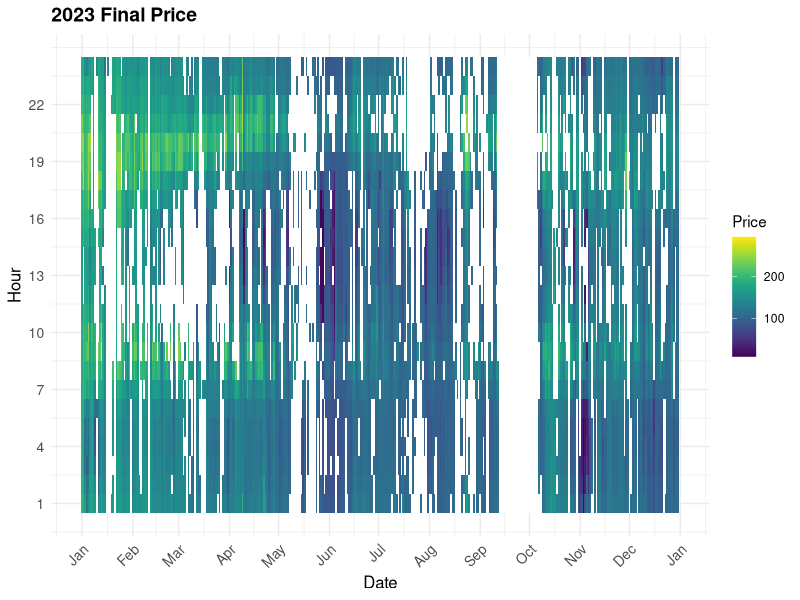
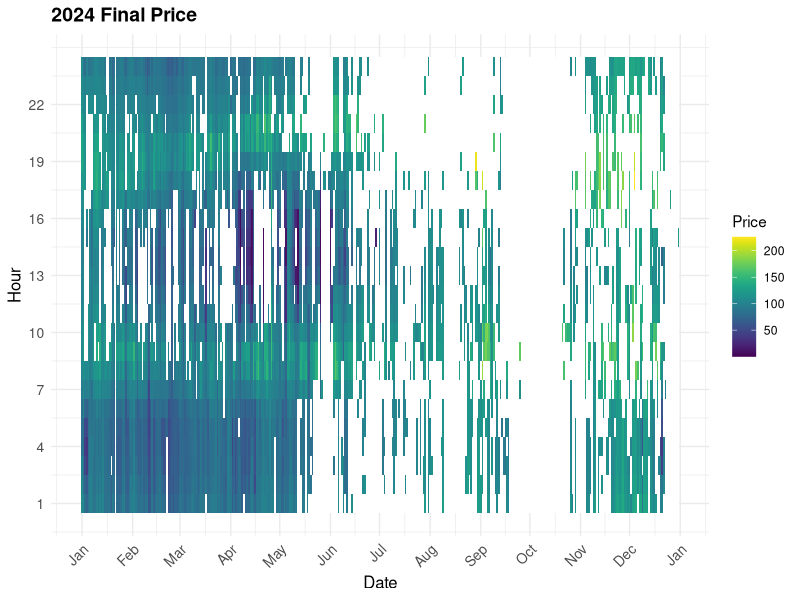
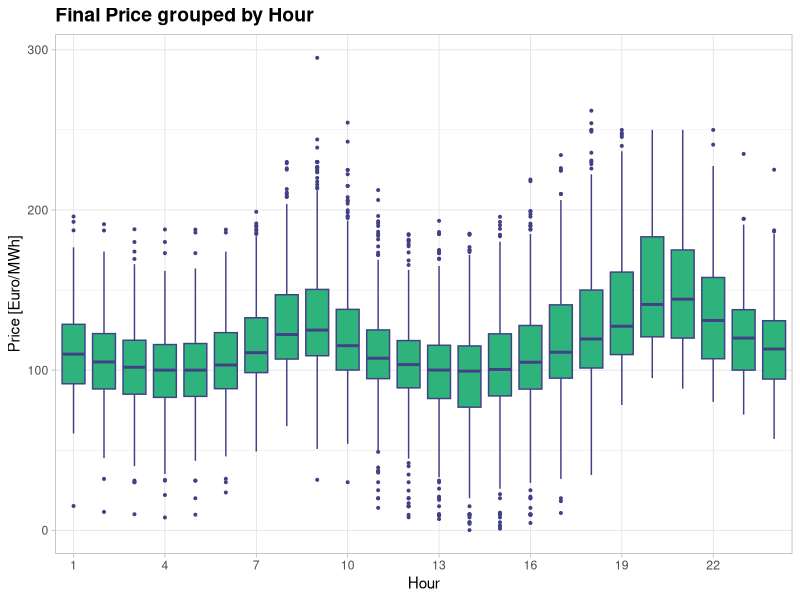
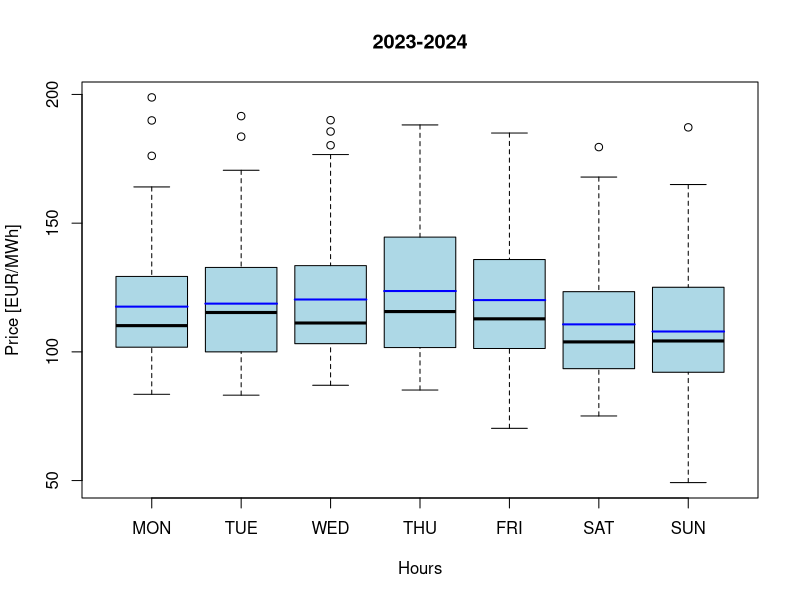
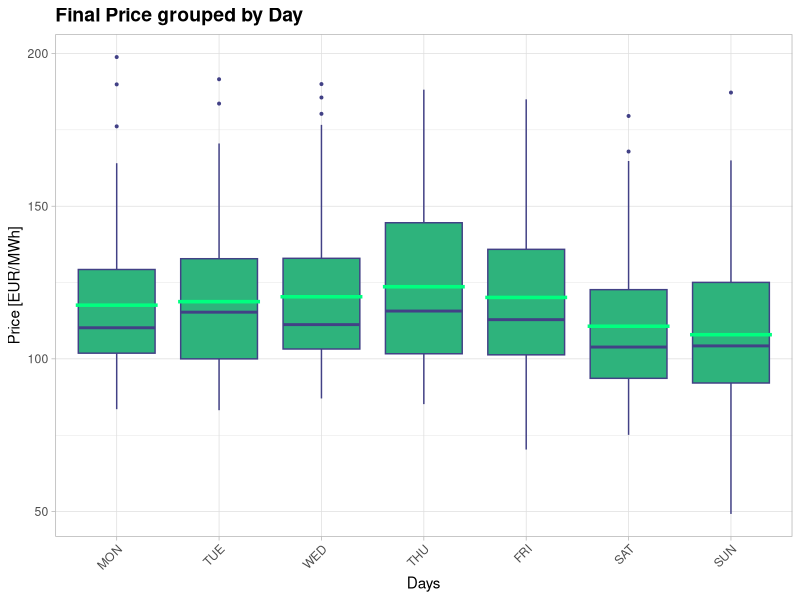
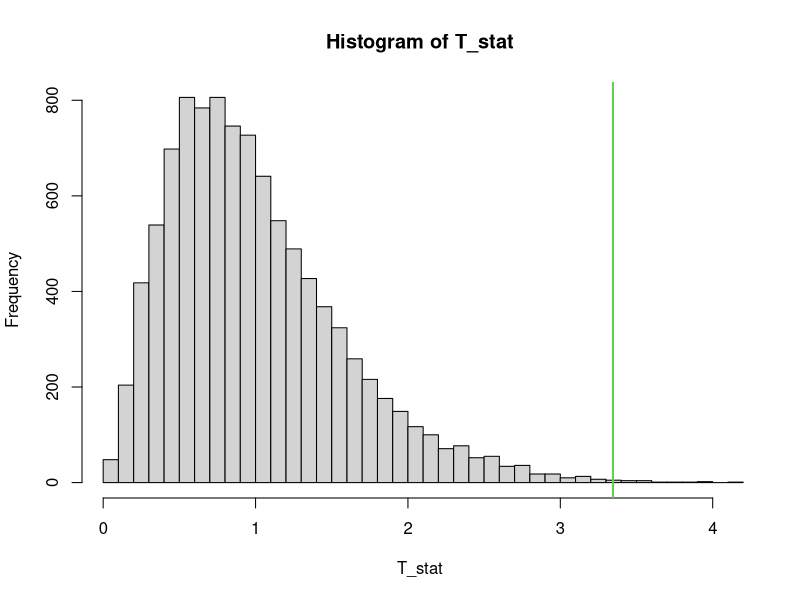
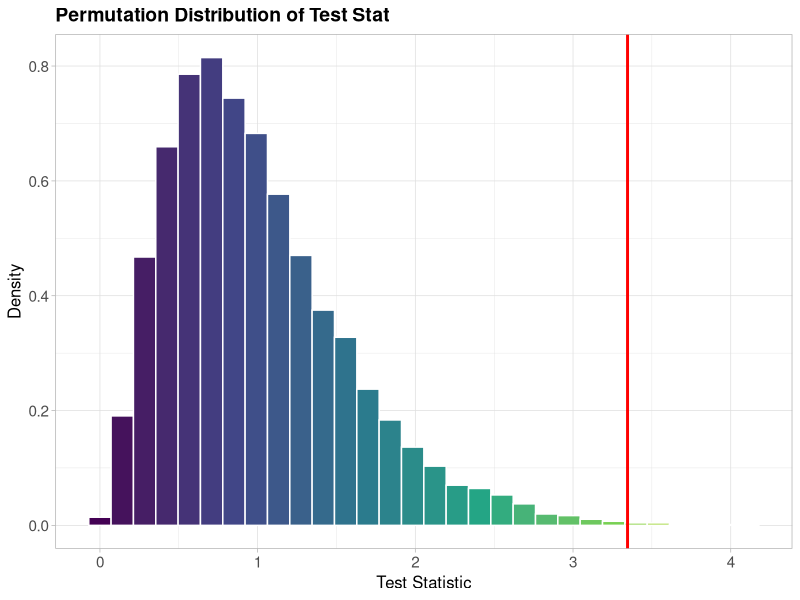
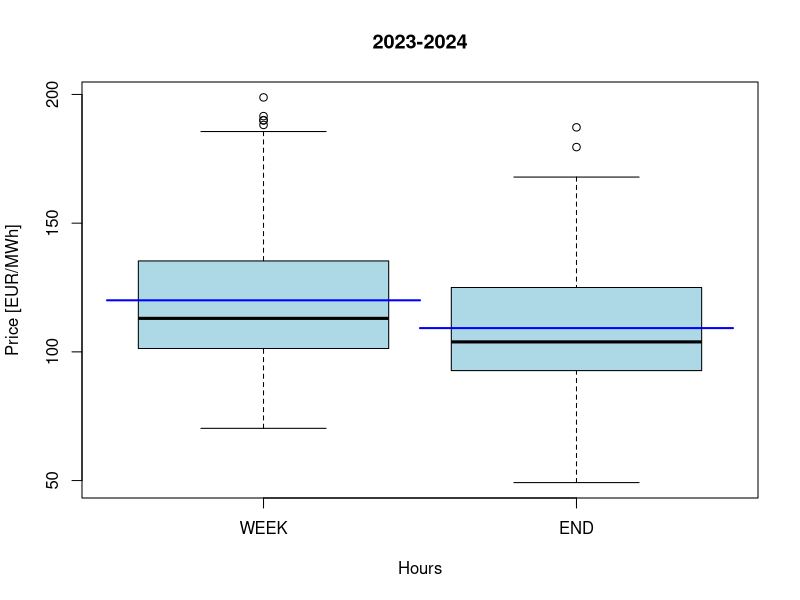

Generate these figures, in order, with R:
# GRAPHICAL EXPLORATION OF THE DATASET

# open the data
setwd("C:/Users/Mattia/Desktop/NONPARAMETRIC STATISTICS/projectNPS/ShortDataset")
df <- read.table("PrezzoZonale.txt")

df_23 <- df[1:365, 1:24]
df_24 <- df[366:731, 1:24]

# Heatplots - Final price -------------- 

mtr23 <- as.matrix(df_23)
mtr24 <- as.matrix(df_24)


library(ggplot2)
library(reshape2)
library(viridis)

# Transoform the matrix
df_23_long <- melt(mtr23)
colnames(df_23_long) <- c("Day", "Hour", "Price")
df_23_long$Hour <- as.numeric(df_23_long$Hour)

# Add date column
date_seq <- seq(as.Date("2023-01-01"), by = "day", length.out = 365)
df_23_long$Date <- date_seq[df_23_long$Day]

# Plot
ggplot(df_23_long, aes(x = Date, y = Hour, fill = Price)) +
  geom_tile() +
  scale_fill_gradientn(colours = viridis(200), na.value = "white") +
  scale_y_continuous(breaks = seq(1, 24, by = 3)) +
  scale_x_date(date_breaks = "1 month", date_labels = "%b") +
  labs(title = "2023 Final Price", x = "Date", y = "Hour") +
  theme_minimal() +
  theme(
    plot.title = element_text(size = 14, face = "bold"),
    axis.text = element_text(size = 10),
    axis.title = element_text(size = 12),
    axis.text.x = element_text(angle = 45, hjust = 1)
  )



# Transoform the matrix
df_24_long <- melt(mtr24)
colnames(df_24_long) <- c("Day", "Hour", "Price")
df_24_long$Hour <- as.numeric(df_24_long$Hour)

# Add date column
date_seq <- seq(as.Date("2024-01-01"), by = "day", length.out = 366)
df_24_long$Date <- date_seq[(df_24_long$Day-365)]

# Plot
ggplot(df_24_long, aes(x = Date, y = Hour, fill = Price)) +
  geom_tile() +
  scale_fill_gradientn(colours = viridis(200), na.value = "white") +
  scale_y_continuous(breaks = seq(1, 24, by = 3)) +
  scale_x_date(date_breaks = "1 month", date_labels = "%b") +
  labs(title = "2024 Final Price", x = "Date", y = "Hour") +
  theme_minimal() +
  theme(
    plot.title = element_text(size = 14, face = "bold"),
    axis.text = element_text(size = 10),
    axis.title = element_text(size = 12),
    axis.text.x = element_text(angle = 45, hjust = 1)
  )


# Boxplot - Hours --------------

library(reshape2)
library(ggplot2)
library(viridis)

# Melt 
df_long <- melt(df[, 1:24])
colnames(df_long) <- c("Hour", "Price")

# Hours as level
df_long$Hour <- as.numeric(gsub("V", "", df_long$Hour))
df_long$Hour <- factor(df_long$Hour, levels = 1:24)

# Boxplot
ggplot(df_long, aes(x = Hour, y = Price)) +
  geom_boxplot(fill = viridis(100)[65], color = viridis(100)[20], outlier.size = 0.7) +
  scale_x_discrete(breaks = seq(1, 24, 3)) +  # ogni 3 ore
  labs(title = "Final Price grouped by Hour", x = "Hour", y = "Price [Euro/MWh]") +
  theme_light() +
  theme(
    axis.text.x = element_text(angle = 0, hjust = 0.5),
    plot.title = element_text(size = 14, face = "bold")
  )

# Boxplot - Days + ANOVA  --------------

df <- df[,1:24]

# Groping by days
daysOfTheWeek <- c("MON", "TUE", "WED", "THU", "FRI", "SAT", "SUN")
days <- c("SUN")
for(i in length(days):105){
  days <- c(days, daysOfTheWeek)
}
days <- days[1:731]
df <- cbind(df, days)
df$days <- factor(df$days, levels = daysOfTheWeek)


# plot
par(mfrow = c(1,1))
boxplot(df$V7 ~ df$days, main = "2023-2024", 
        xlab = "Hours", ylab = "Price [EUR/MWh]", col = 'lightblue')
means <- tapply(df$V7, df$days, mean, na.rm = TRUE)
for (i in 1:7) {
  lines(c(i - 0.4, i + 0.4), c(means[i], means[i]), col = "blue", lwd = 2)
}

# Plot with ggplot
library(ggplot2)
library(dplyr)

mean_data <- df %>%
  group_by(days) %>%
  summarise(mean_price = mean(V7, na.rm = TRUE))

ggplot(df, aes(x = days, y = V7)) +
  geom_boxplot(fill = viridis(100)[65], color = viridis(100)[20], outlier.size = 0.7) +
  geom_segment(data = mean_data,
               aes(x = as.numeric(days) - 0.4, xend = as.numeric(days) + 0.4,
                   y = mean_price, yend = mean_price),
               color = "springgreen", linewidth = 1.2) +
  labs(title = "Final Price grouped by Day", x = "Days", y = "Price [EUR/MWh]") +
  theme_light() +
  theme(
    plot.title = element_text(size = 14, face = "bold"),
    axis.text.x = element_text(angle = 45, hjust = 1)
  )


# verify the assumptions ofANOVA:
# 1) normality (univariate) in each group (7 tests)
Ps <- c(shapiro.test(df$V7[days==daysOfTheWeek[1]])$p,
        shapiro.test(df$V7[days==daysOfTheWeek[2]])$p,
        shapiro.test(df$V7[days==daysOfTheWeek[3]])$p,
        shapiro.test(df$V7[days==daysOfTheWeek[4]])$p,
        shapiro.test(df$V7[days==daysOfTheWeek[5]])$p,
        shapiro.test(df$V7[days==daysOfTheWeek[6]])$p,
        shapiro.test(df$V7[days==daysOfTheWeek[7]])$p) 
Ps

# Not fulfilled -> NONPARAMETRIC ANOVA
df_anova1 <- df[!is.na(df$V7), ]
fit <- aov(df_anova1$V7 ~ df_anova1$days)
summary(fit)

# Test statistics in the pooled sample
T0 <- summary(fit)[[1]][1,4]  
T0

B = 10000
T_stat <- numeric(B) 
n <- dim(df_anova1)[1]

for(perm in 1:B){
  # Permutation:
  permutation <- sample(1:n)
  price_perm <- df_anova1$V7[permutation]
  fit_perm <- aov(price_perm ~ df_anova1$days)
  
  # Test statistic:
  T_stat[perm] <- summary(fit_perm)[[1]][1,4]
}

hist(T_stat,xlim=range(c(T_stat,T0)),breaks=30)
abline(v=T0,col=3,lwd=2)

p_val <- sum(T_stat>=T0)/B
p_val

# ggplot

library(ggplot2)
library(viridis)

# plot with ggplot
df_hist <- data.frame(T_stat = T_stat)

# Plot
ggplot(df_hist, aes(x = T_stat)) +
  geom_histogram(aes(y = ..density.., fill = ..x..), bins = 30, color = "white") +
  scale_fill_viridis_c() + geom_vline(xintercept = T0, color = "red", linewidth = 1) +
  labs(title = "Permutation Distribution of Test Stat",
       x = "Test Statistic", y = "Density") +
  theme_light() +
  theme(
    plot.title = element_text(size = 14, face = "bold"),
    axis.text = element_text(size = 11),
    axis.title = element_text(size = 12)
  ) + annotate("text", x = T0, y = 0, label = "T0", vjust = 4.5, color = "red", size = 4
  ) + theme(legend.position = "none")





# Boxplot - Week + ANOVA -----------------------
df$days <- as.character(df$days)
week.days <- NULL
for(i in 1:731){
  if(df$days[i] == "SAT" || df$days[i] == "SUN"){
    week.days[i] = "END"
  } else {
    week.days[i] = "WEEK"
  }
}

df <- cbind(df, week.days)
weekend <- c("WEEK", "END")
df$week.days <- factor(df$week.days, levels = weekend)

# plot
boxplot(df$V7 ~ df$week.days, main = "2023-2024", 
        xlab = "Hours", ylab = "Price [EUR/MWh]", col = 'lightblue')
means <- tapply(df$V7, df$week.days, mean, na.rm = TRUE)
for (i in 1:2) {
  lines(c(i - 0.5, i + 0.5), c(means[i], means[i]), col = "blue", lwd = 2)
}

# Plot with ggplot
library(ggplot2)
library(dplyr)

means <- df %>%
  group_by(week.days) %>%
  summarise(mean_price = mean(V7, na.rm = TRUE))

ggplot(df, aes(x = week.days, y = V7)) +
  geom_boxplot(fill = viridis(100)[65], color = viridis(100)[20], outlier.size = 0.7) +
  geom_segment(data = means, aes(x = as.numeric(week.days) - 0.4,
                                 xend = as.numeric(week.days) + 0.4,
                                 y = mean_price, yend = mean_price),
               color = "springgreen", linewidth = 1.2) +
  labs(title = "Final Price grouped by Week vs Weekend", x = "Days", y = "Price [EUR/MWh]") +
  theme_light() +
  theme(
    plot.title = element_text(size = 14, face = "bold"),
    axis.text.x = element_text(size = 12)
  )


# verify the assumptions:
# i) normality
Ps <- c(shapiro.test(df$V7[week.days==weekend[1]])$p,
        shapiro.test(df$V7[week.days==weekend[2]])$p)
Ps

# Not fulfilled -> NONPARAMETRIC ANOVA
df_anova2 <- df[!is.na(df$V7), ]
fit <- aov(df_anova2$V7 ~ df_anova2$week.days)
summary(fit)

# Test statistics in the pooled sample
T0 <- summary(fit)[[1]][1,4]  
T0

B = 10000
T_stat <- numeric(B) 
n <- dim(df_anova2)[1]

for(perm in 1:B){
  # Permutation:
  permutation <- sample(1:n)
  price_perm <- df_anova2$V7[permutation]
  fit_perm <- aov(price_perm ~ df_anova2$week.days)
  
  # Test statistic:
  T_stat[perm] <- summary(fit_perm)[[1]][1,4]
}

hist(T_stat,xlim=range(c(T_stat,T0)),breaks=30)
abline(v=T0,col=3,lwd=2)

p_val <- sum(T_stat>=T0)/B
p_val


# ggplot
df_hist <- data.frame(T_stat = T_stat)

# Plot
ggplot(df_hist, aes(x = T_stat)) +
  geom_histogram(aes(y = ..density.., fill = ..x..), bins = 30, color = "white") +
  scale_fill_viridis_c() + geom_vline(xintercept = T0, color = "red", linewidth = 1) +
  labs(title = "Permutation Distribution of Test Stat",
       x = "Test Statistic", y = "Density") +
  theme_light() +
  theme(
    plot.title = element_text(size = 14, face = "bold"),
    axis.text = element_text(size = 11),
    axis.title = element_text(size = 12)
  ) + annotate("text", x = T0, y = 0, label = "T0", vjust = 4.5, color = "red", size = 4
  ) + theme(legend.position = "none")




